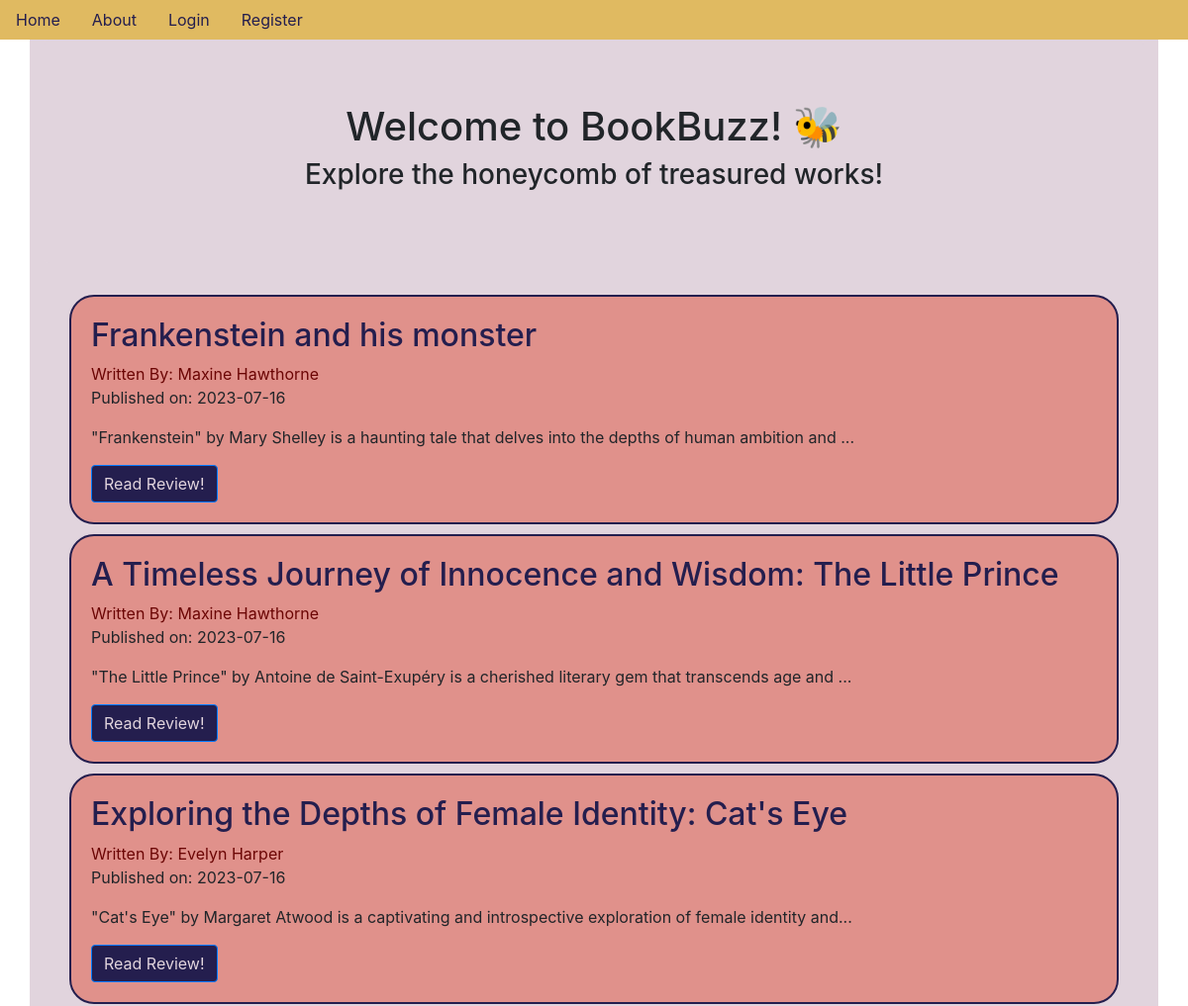
Before: / (upper part) with the older database file.
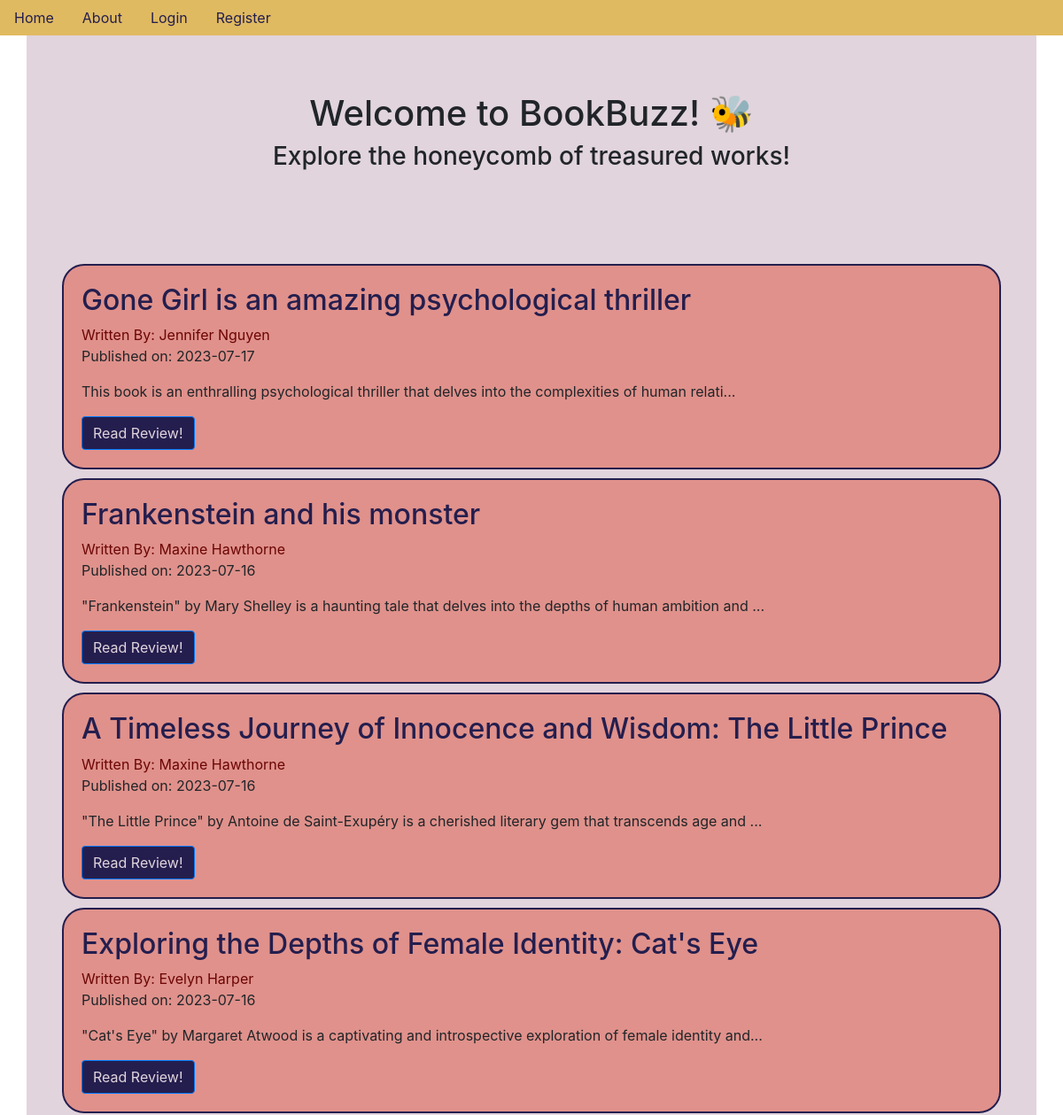
After: the same page with the newer database file.
### bookReviewBlog/models.py (models this page shows, shortened)
class BlogPost(db.Model):
    users = db.relationship(User)
    id = db.Column(db.Integer, primary_key=True)
    userId = db.Column(db.Integer, db.ForeignKey('users.id'), nullable = False)
    date = db.Column(db.DateTime, nullable=False, default=datetime.utcnow)
    title = db.Column(db.String(140), nullable=False)
    text = db.Column(db.Text, nullable=False)

class User(db.Model, UserMixin):
    __tablename__ = "users"
    id = db.Column(db.Integer, primary_key=True)
    profile_image = db.Column(db.String(64), nullable=False, default='default_profile.png')
    email = db.Column(db.String(64), unique=True, index=True)
    username =  db.Column(db.String(64), unique=True, index=True)
    password_hash = db.Column(db.String(128))
    posts = db.relationship('BlogPost', backref='author', lazy=True)

### bookReviewBlog/core/views.py (the view)
@core.route('/')
def index():
    page = request.args.get('page', 1, type=int)
    blog_posts = BlogPost.query.order_by(BlogPost.date.desc()).paginate(page=page, per_page=10)
    return render_template('index.html', blog_posts=blog_posts)

### bookReviewBlog/templates/index.html (shortened to what this page needs)
{% extends "base.html" %}
{% block content %}
    <div class="jumbotron"  style="text-align: center; background-color:#E1D4DD;" >
        <h1> Welcome to BookBuzz! 🐝 </h1>
        <h3> Explore the honeycomb of treasured works!</h3>
    </div>
    <div class="container">
        {% for post in blog_posts.items %}
        <div class="card" style="background-color: #E0918B; border-radius: 25px; margin: 10px; border-color: #241E4E; border-width: 2px;">
            <div class="card-body">
            <h2><a class="card-title" href="  {{ url_for('bookPosts.blogPost', blogPostID=post.id) }}" style="color: #241E4E;">{{ post.title }}</a></h2>
            <a href="{{ url_for('users.userPosts', username=post.author.username) }}" style="color: #6B0504">Written By: {{ post.author.username }}</a>
            <p>Published on: {{ post.date.strftime('%Y-%m-%d') }}</p>
            <p class="card-text">{{ post.text[:100] }}...</p>
            <a href="{{ url_for('bookPosts.blogPost', blogPostID=post.id) }}" class="btn btn-primary" style="color: #E1D4DD; background-color: #241E4E;">Read Review!</a>
            </div>
        </div>
        {% endfor %}
{% endblock %}

### bookReviewBlog/templates/base.html (shortened to what this page needs)
<!DOCTYPE html>
<html lang="en" dir=""ltr>
    <head>
        <link rel="stylesheet" href="https://cdn.jsdelivr.net/npm/bootstrap@4.0.0/dist/css/bootstrap.min.css">
    </head>
    <body>
        <ul class="nav" style="background-color: #E0BA61;">
            <li class="nav-link">
                <a href="{{url_for('core.index')}} " style="color: #241E4E;">Home</a>
            </li>
            <li class="nav-link">
                <a href="{{url_for('core.info')}}" style="color: #241E4E;">About</a>
            </li>
            {% if current_user.is_authenticated %}
            <li class="nav-link">
                <a href="{{url_for('users.logout')}} " style="color: #241E4E;">Logout</a>
            </li>
            <li class="nav-link">
                <a href="{{url_for('users.account')}}" style="color: #241E4E;">Account</a>
            </li>
            <li class="nav-link">
                <a href="{{url_for('bookPosts.create_post')}}" style="color: #241E4E;">Write a Review!</a>
            </li>
            {% else %}
            <li class="nav-link">
                <a href="{{url_for('users.login')}}" style="color: #241E4E;">Login</a>
            </li>
            <li class="nav-link">
                <a href="{{url_for('users.register')}}" style="color: #241E4E;">Register</a>
            </li>
            {% endif %}
        </ul>
        <div class="container" style="background-color:#E1D4DD;">
            {% block content %}
            {% endblock %}
        </div>
    </body>
</html>

Changed rows visible on the page:
added BlogPost: title "Gone Girl is an amazing psychological thriller", author.username "Jennifer Nguyen", date "2023-07-17", text "This book is an enthralling psychological thriller that delves into the complexities of human relati"
